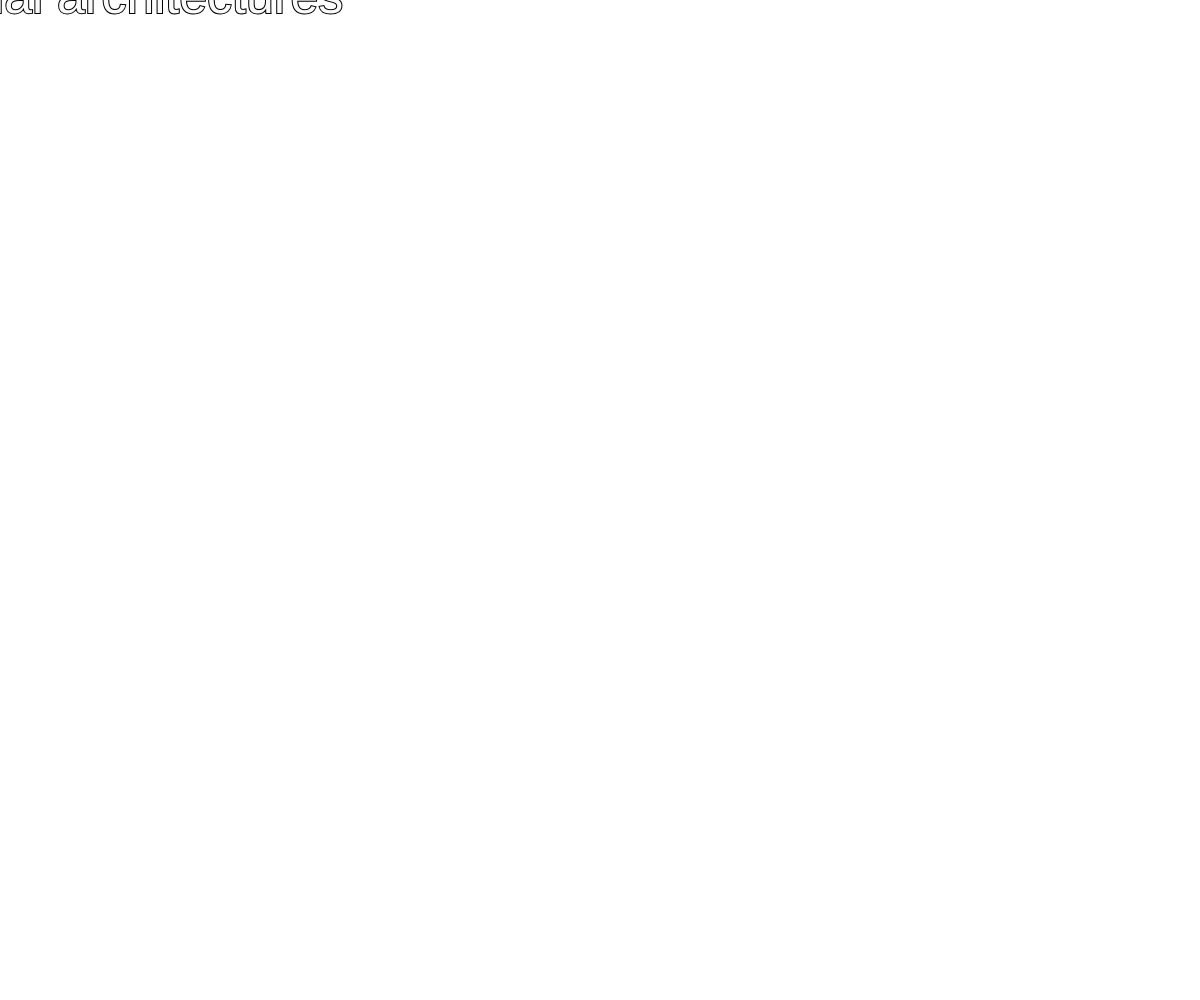
Frame 1 (no input)
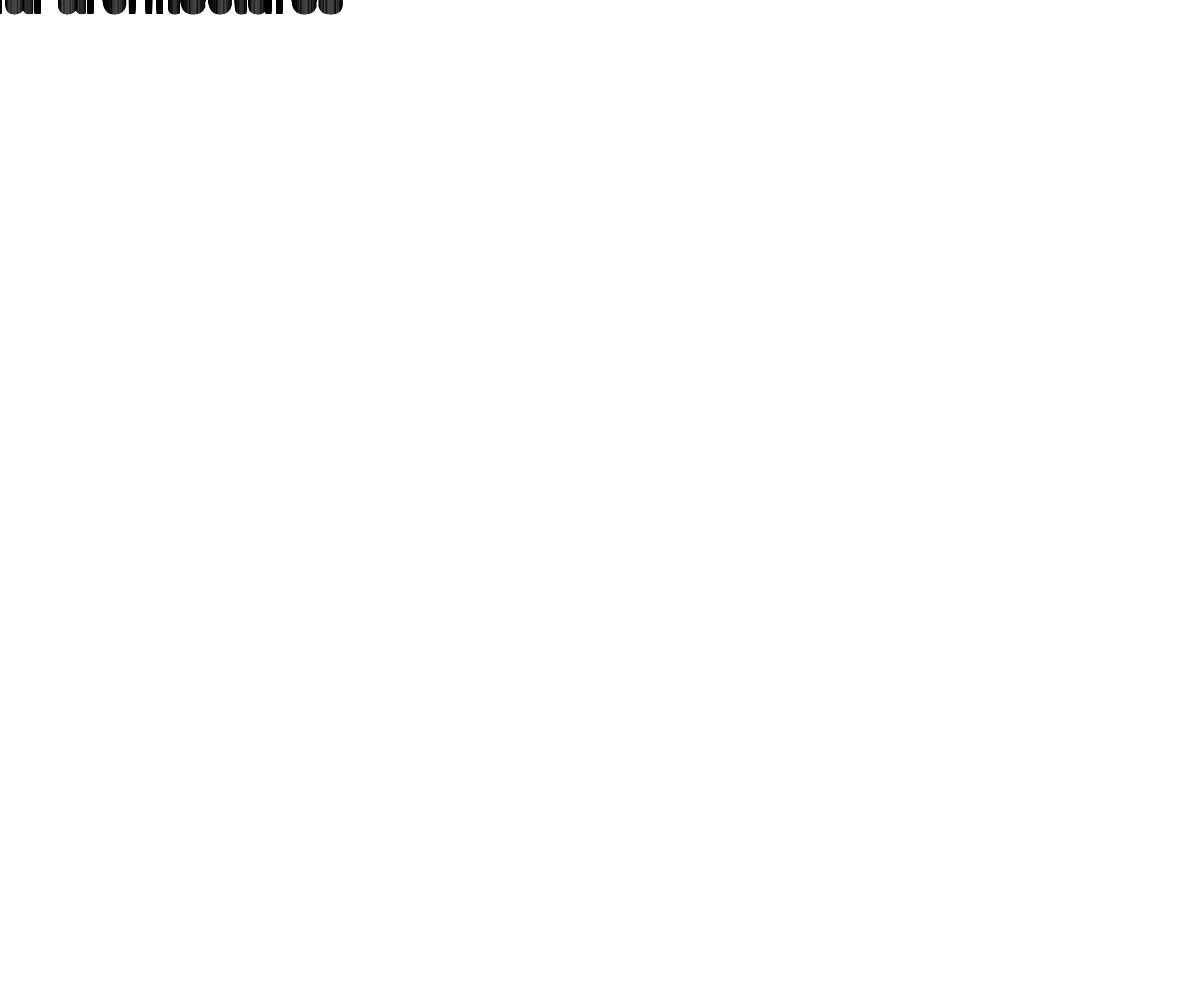
Frame 60 (no input)
Frame 120 (the mouse pressed at the canvas centre since frame 60): identical to frame 60, image omitted

The p5.js sketch that drew these frames (run headless with seeded random() and noise() and a simulated clock; from frame 60 on, the mouse is pressed at the canvas centre):

// p5.js sketch
// ── sketch.js
let texts = [];
let text_size = 50;

function setup() {
  createCanvas(window.innerWidth, window.innerHeight);
  textSize(text_size);
  textAlign(CENTER, CENTER);
  fill(250);
  stroke(0); // Set outline color to white
  strokeWeight(2);
}

function draw() {
  // Display and move all text elements
  for (let i = 0; i < texts.length; i++) {
    texts[i][1] -= 1; // Move the text element downwards
    text(texts[i][0], texts[i][2], texts[i][1]); // Display text
  }
}

function mouseMoved() {
  // Add a new text element when the mouse moves
  texts.push(["the fall of artificial architectures", mouseY, mouseX]);
}




function mousePressed() {
  // Clear all text elements when the mouse is pressed
  texts = [];
  
    text_color = color(random(255), random(255), random(255));
  fill(text_color);
}
